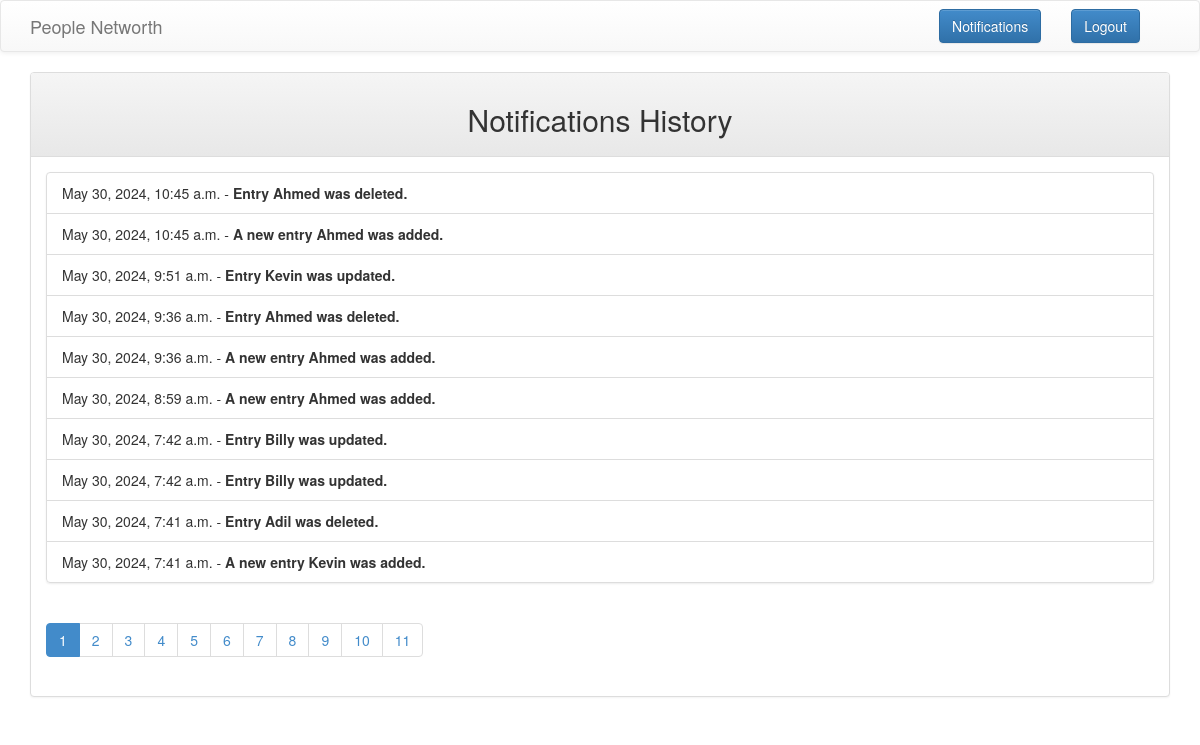
The page /home/notifications/ (signed in) on the database its author committed.
### crudApp/models.py (models this page shows, shortened)
class Notification(models.Model):
    message = models.TextField()
    timestamp = models.DateTimeField(auto_now_add=True)

### crudApp/middlewares.py (the view)
  def wrapped_view(request, *args, **kwargs):
    if request.user.is_authenticated == False:
      return redirect('login')
    return view_function(request, *args, **kwargs)

### crudApp/context_processors.py (called while the page is built)
def latest_notification(request):
    latest_notification = Notification.objects.all().order_by('-timestamp').first()
    return {
        'latest_notification': latest_notification
    }

### crudApp/views.py (called while the page is built)
@auth
def notifications_view(request):
    notifications = Notification.objects.all().order_by('-timestamp')
    page_number = request.GET.get('page', 1)
    paginator = Paginator(notifications, 10)
    try:
        page_obj = paginator.page(page_number)
    except PageNotAnInteger:
        page_obj = paginator.page(1)
    except EmptyPage:
        page_obj = paginator.page(paginator.num_pages)
    return render(request, 'crudApp/notifications.html', {'page_obj': page_obj})

### crudApp/templates/crudApp/notifications.html (shortened to what this page needs)
<!DOCTYPE html>
<html>
  <head>
    {% load static %}
    <link href="{% static 'css/bootstrap.min.css' %}" rel="stylesheet" />
    <link href="{% static 'css/bootstrap-theme.min.css' %}" rel="stylesheet" />
    <link href="{% static 'css/style.css' %}" rel="stylesheet" />
  </head>
  <body>
       <nav class="navbar navbar-default" role="navigation">
        <div class="container">
          <div class="navbar-header">
            <a class="navbar-brand" href="{% url 'home' %}">People Networth</a>
          </div>
          <div class="collapse navbar-collapse navbar-ex1-collapse">
            <form method="post" class="navbar-form navbar-right" action="{% url 'logout' %}">
              <button type="submit" class="btn btn-primary btn">Logout</button>
            </form>
            <form method="post" class="navbar-form navbar-right" action="{% url 'notifications' %}">
              <button type="submit" class="btn btn-primary btn">Notifications</button>
            </form>
          </div>
        </div>
      </nav>
    <div class="container">
      <div class="panel panel-default">
        <div class="panel-heading">
          <h2 class="text-center">Notifications History</h2>
        </div>
        <div class="panel-body">
          <ul class="list-group list-group-flush">
            {% for notification in page_obj %}
            <li class="list-group-item">
              {{ notification.timestamp }} -
              <strong>{{ notification.message }}</strong>
            </li>
            {% endfor %}
          </ul>
          {% if page_obj.has_other_pages %}
          <ul class="pagination ">
            {% for i in page_obj.paginator.page_range %}
            {% if page_obj.number == i %}
            <li class="page-item active">
              <span>{{ i }} <span class="sr-only">(current)</span></span>
            </li>
            {% else %}
            <li class="page-item">
              <a class="page-link" href="?page={{ i }}">{{ i }}</a>
            </li>
            {% endif %} {% endfor %}
          </ul>
          {% endif %}
        </div>
      </div>
    </div>
  </body>
</html>

### crudApp/static/css/style.css (style rules this page uses)
* { padding: 0; margin: 0; box-sizing: border-box; }

### rows shown on the page
Notification: timestamp "May 30, 2024, 10:45 a.m.", message "Entry Ahmed was deleted."
Notification: timestamp "May 30, 2024, 10:45 a.m.", message "A new entry Ahmed was added."
Notification: timestamp "May 30, 2024, 9:51 a.m.", message "Entry Kevin was updated."
Notification: timestamp "May 30, 2024, 9:36 a.m.", message "Entry Ahmed was deleted."
Notification: timestamp "May 30, 2024, 9:36 a.m.", message "A new entry Ahmed was added."
Notification: timestamp "May 30, 2024, 8:59 a.m.", message "A new entry Ahmed was added."
Notification: timestamp "May 30, 2024, 7:42 a.m.", message "Entry Billy was updated."
Notification: timestamp "May 30, 2024, 7:42 a.m.", message "Entry Billy was updated."
Notification: timestamp "May 30, 2024, 7:41 a.m.", message "Entry Adil was deleted."
Notification: timestamp "May 30, 2024, 7:41 a.m.", message "A new entry Kevin was added."

### other values the page prints
{{ i }} "1"
{{ i }} "2" "3" "4" "5" "6" "7" "8" "9" "10" "11"
